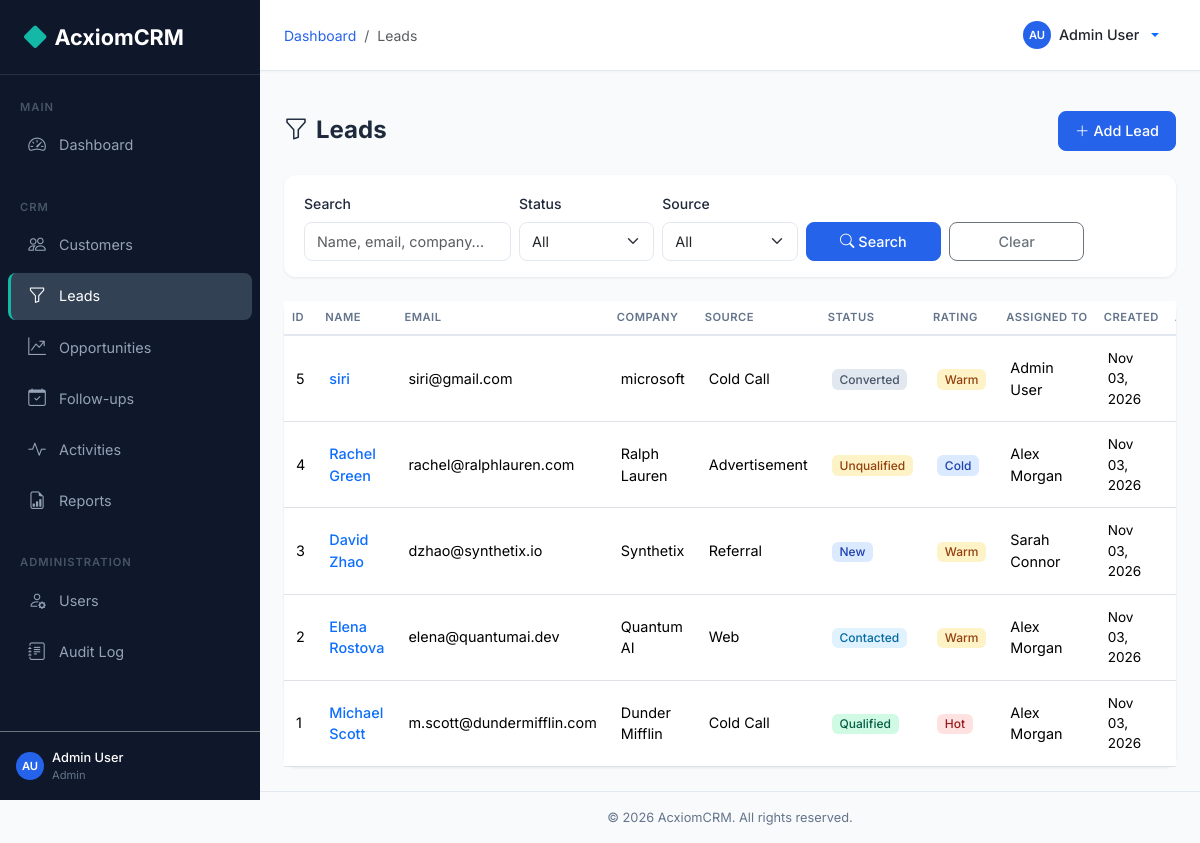
/leads/ (signed in), run on the app's committed database.
### backend/models.py (models this page shows, shortened)
class User(UserMixin, db.Model):
    __tablename__ = 'users'
    id = db.Column(db.Integer, primary_key=True)
    first_name = db.Column(db.String(50), nullable=False)
    last_name = db.Column(db.String(50), nullable=False)
    email = db.Column(db.String(120), unique=True, nullable=False, index=True)
    password_hash = db.Column(db.String(256), nullable=False)
    phone = db.Column(db.String(20))
    role_id = db.Column(db.Integer, db.ForeignKey('roles.id'), nullable=False)
    is_active = db.Column(db.Boolean, default=True)
    failed_login_count = db.Column(db.Integer, default=0)
    lockout_until = db.Column(db.DateTime, nullable=True)
    created_at = db.Column(db.DateTime, default=datetime.utcnow)
    updated_at = db.Column(db.DateTime, default=datetime.utcnow, onupdate=datetime.utcnow)
    customers = db.relationship('Customer', backref='assigned_user', lazy='dynamic', foreign_keys='Customer.assigned_to')
    leads = db.relationship('Lead', backref='assigned_user', lazy='dynamic', foreign_keys='Lead.assigned_to')
    opportunities = db.relationship('Opportunity', backref='assigned_user', lazy='dynamic', foreign_keys='Opportunity.assigned_to')
    @property
    def full_name(self):
        return f'{self.first_name} {self.last_name}'
    def is_admin(self):
        return self.role and self.role.name == 'Admin'

class Role(db.Model):
    __tablename__ = 'roles'
    id = db.Column(db.Integer, primary_key=True)
    name = db.Column(db.String(50), unique=True, nullable=False)
    description = db.Column(db.String(200))
    permissions = db.relationship('Permission', secondary=role_permissions, backref='roles')
    users = db.relationship('User', backref='role', lazy='dynamic')

class Lead(db.Model):
    __tablename__ = 'leads'
    id = db.Column(db.Integer, primary_key=True)
    name = db.Column(db.String(100), nullable=False)
    email = db.Column(db.String(120), index=True)
    phone = db.Column(db.String(20))
    company = db.Column(db.String(100))
    source = db.Column(db.String(50))  # Web, Referral, Cold Call, etc.
    status = db.Column(db.String(20), default='New')  # New, Contacted, Qualified, Unqualified, Converted
    rating = db.Column(db.String(10))  # Hot, Warm, Cold
    description = db.Column(db.Text)
    assigned_to = db.Column(db.Integer, db.ForeignKey('users.id'))
    created_by = db.Column(db.Integer, db.ForeignKey('users.id'))
    converted = db.Column(db.Boolean, default=False)
    converted_customer_id = db.Column(db.Integer, db.ForeignKey('customers.id'))
    converted_date = db.Column(db.DateTime)
    created_at = db.Column(db.DateTime, default=datetime.utcnow)
    updated_at = db.Column(db.DateTime, default=datetime.utcnow, onupdate=datetime.utcnow)
    followups = db.relationship('FollowUp', backref='lead', lazy='dynamic')
    activities = db.relationship('Activity', backref='lead', lazy='dynamic')
    converted_customer = db.relationship('Customer', foreign_keys=[converted_customer_id])
    creator = db.relationship('User', foreign_keys=[created_by])

### backend/routes/leads.py (the view)
@leads_bp.route('/')
@login_required
def list_leads():
    search = request.args.get('search', '').strip()
    status = request.args.get('status', '').strip()
    source = request.args.get('source', '').strip()
    page = request.args.get('page', 1, type=int)
    q = _base_query()
    if search:
        pat = f'%{search}%'
        q = q.filter(db.or_(Lead.name.ilike(pat), Lead.email.ilike(pat), Lead.company.ilike(pat)))
    if status:
        q = q.filter_by(status=status)
    if source:
        q = q.filter_by(source=source)
    leads = q.order_by(Lead.created_at.desc()).paginate(page=page, per_page=PER_PAGE, error_out=False)
    return render_template('leads/list.html', leads=leads)

### frontend/templates/leads/list.html (shortened to what this page needs)
{% extends 'base.html' %}
{% block breadcrumb %}
<li class="breadcrumb-item"><a href="{{ url_for('dashboard.index') }}">Dashboard</a></li>
<li class="breadcrumb-item active">Leads</li>
{% endblock %}
{% block content %}
<div class="page-header">
    <h1><i class="bi bi-funnel me-2"></i>Leads</h1>
    <a href="{{ url_for('leads.create') }}" class="btn btn-primary"><i class="bi bi-plus-lg me-1"></i>Add Lead</a>
</div>
<div class="filter-bar">
    <form method="GET" class="row g-2 align-items-end">
        <div class="col-md-3">
            <label class="form-label">Search</label>
            <input type="text" class="form-control" name="search" value="{{ request.args.get('search','') }}" placeholder="Name, email, company...">
        </div>
        <div class="col-md-2">
            <label class="form-label">Status</label>
            <select class="form-select" name="status">
                <option value="">All</option>
            </select>
        </div>
        <div class="col-md-2">
            <label class="form-label">Source</label>
            <select class="form-select" name="source">
                <option value="">All</option>
            </select>
        </div>
        <div class="col-md-2">
            <button type="submit" class="btn btn-primary w-100"><i class="bi bi-search me-1"></i>Search</button>
        </div>
        <div class="col-md-2">
            <a href="{{ url_for('leads.list_leads') }}" class="btn btn-outline-secondary w-100">Clear</a>
        </div>
    </form>
</div>
<div class="card">
    <div class="card-body p-0">
        {% if leads.items %}
        <div class="table-responsive">
            <table class="table table-hover mb-0">
                <thead><tr><th>ID</th><th>Name</th><th>Email</th><th>Company</th><th>Source</th><th>Status</th><th>Rating</th><th>Assigned To</th><th>Created</th><th>Actions</th></tr></thead>
                <tbody>
                    {% for l in leads.items %}
                    <tr>
                        <td>{{ l.id }}</td>
                        <td><a href="{{ url_for('leads.detail', id=l.id) }}" class="text-decoration-none fw-medium">{{ l.name }}</a></td>
                        <td>{{ l.email or '-' }}</td>
                        <td>{{ l.company or '-' }}</td>
                        <td>{{ l.source or '-' }}</td>
                        <td><span class="badge badge-{{ l.status|lower }}">{{ l.status }}</span></td>
                        <td>{% if l.rating %}<span class="badge badge-{{ l.rating|lower }}">{{ l.rating }}</span>{% else %}-{% endif %}</td>
                        <td>{{ l.assigned_user.full_name if l.assigned_user else '-' }}</td>
                        <td style="font-size:0.85rem;">{{ l.created_at.strftime('%b %d, %Y') }}</td>
                        <td class="text-nowrap">
                        </td>
                    </tr>
                    {% endfor %}
                </tbody>
            </table>
        </div>
        {% else %}
        <div class="empty-state"><i class="bi bi-funnel"></i><p>No leads found</p>
            <a href="{{ url_for('leads.create') }}" class="btn btn-primary btn-sm mt-2"><i class="bi bi-plus-lg me-1"></i>Add Lead</a>
        </div>
        {% endif %}
    </div>
</div>
{% endblock %}

### frontend/templates/base.html (shortened to what this page needs)
<!DOCTYPE html>
<html lang="en">
<head>
    <link href="https://cdn.jsdelivr.net/npm/bootstrap@5.3.2/dist/css/bootstrap.min.css" rel="stylesheet">
    <link href="https://cdn.jsdelivr.net/npm/bootstrap-icons@1.11.2/font/bootstrap-icons.min.css" rel="stylesheet">
    <link href="{{ url_for('static', filename='css/style.css') }}" rel="stylesheet">
</head>
<body>
    <nav id="sidebar" class="sidebar">
        <div class="sidebar-brand">
            <i class="bi bi-diamond-fill"></i> AcxiomCRM
        </div>
        <div class="sidebar-nav">
            <div class="sidebar-section">Main</div>
            <ul class="nav flex-column">
                <li class="nav-item">
                    <a class="nav-link {% if request.endpoint == 'dashboard.index' %}active{% endif %}" href="{{ url_for('dashboard.index') }}">
                        <i class="bi bi-speedometer2"></i> Dashboard
                    </a>
                </li>
            </ul>
            <div class="sidebar-section mt-3">CRM</div>
            <ul class="nav flex-column">
                <li class="nav-item">
                    <a class="nav-link {% if 'customers' in (request.endpoint or '') %}active{% endif %}" href="{{ url_for('customers.list_customers') }}">
                        <i class="bi bi-people"></i> Customers
                    </a>
                </li>
                <li class="nav-item">
                    <a class="nav-link {% if 'leads' in (request.endpoint or '') %}active{% endif %}" href="{{ url_for('leads.list_leads') }}">
                        <i class="bi bi-funnel"></i> Leads
                    </a>
                </li>
                <li class="nav-item">
                    <a class="nav-link {% if 'opportunities' in (request.endpoint or '') %}active{% endif %}" href="{{ url_for('opportunities.list_opportunities') }}">
                        <i class="bi bi-graph-up-arrow"></i> Opportunities
                    </a>
                </li>
                <li class="nav-item">
                    <a class="nav-link {% if 'followups' in (request.endpoint or '') %}active{% endif %}" href="{{ url_for('followups.list_followups') }}">
                        <i class="bi bi-calendar-check"></i> Follow-ups
                    </a>
                </li>
                <li class="nav-item">
                    <a class="nav-link {% if 'activities' in (request.endpoint or '') %}active{% endif %}" href="{{ url_for('activities.list_activities') }}">
                        <i class="bi bi-activity"></i> Activities
                    </a>
                </li>
                <li class="nav-item">
                    <a class="nav-link {% if 'reports' in (request.endpoint or '') %}active{% endif %}" href="{{ url_for('reports.index') }}">
                        <i class="bi bi-file-earmark-bar-graph"></i> Reports
                    </a>
                </li>
            </ul>
            {% if current_user.is_admin() %}
            <div class="sidebar-section mt-3">Administration</div>
            <ul class="nav flex-column">
                <li class="nav-item">
                    <a class="nav-link {% if 'users' in (request.endpoint or '') %}active{% endif %}" href="{{ url_for('users.list_users') }}">
                        <i class="bi bi-person-gear"></i> Users
                    </a>
                </li>
                <li class="nav-item">
                    <a class="nav-link {% if 'audit' in (request.endpoint or '') %}active{% endif %}" href="{{ url_for('audit.list_logs') }}">
                        <i class="bi bi-journal-text"></i> Audit Log
                    </a>
                </li>
            </ul>
            {% endif %}
        </div>
        <div class="p-3 border-top border-secondary">
            <div class="d-flex align-items-center gap-2">
                <div class="user-avatar user-avatar-sm">{{ current_user.first_name[0] }}{{ current_user.last_name[0] }}</div>
                <div class="flex-grow-1">
                    <div style="font-size:0.8rem;color:#fff;font-weight:500;">{{ current_user.full_name }}</div>
                    <div style="font-size:0.7rem;color:#64748B;">{{ current_user.role.name }}</div>
                </div>
            </div>
        </div>
    </nav>
    <div class="main-content">
        <div class="top-navbar">
            <div class="d-flex align-items-center gap-3">
                <nav aria-label="breadcrumb">
                    <ol class="breadcrumb mb-0">
                        {% block breadcrumb %}{% endblock %}
                    </ol>
                </nav>
            </div>
            <div class="dropdown">
                <button class="btn btn-link text-decoration-none dropdown-toggle d-flex align-items-center gap-2" type="button" data-bs-toggle="dropdown">
                    <div class="user-avatar user-avatar-sm">{{ current_user.first_name[0] }}{{ current_user.last_name[0] }}</div>
                    <span class="text-dark fw-medium" style="font-size:0.9rem;">{{ current_user.full_name }}</span>
                </button>
            </div>
        </div>
        <div class="content-area pb-0 pt-3" style="padding-bottom:0!important;">
        </div>
        <div class="content-area">
            {% block content %}{% endblock %}
        </div>
        <div class="footer">
            &copy; 2026 AcxiomCRM. All rights reserved.
        </div>
    </div>
</body>
</html>

### data on the page
User: first_name "A", last_name "U", full_name "Admin User"
Role: role.name "Admin"
Lead: id "5", name "siri", email "siri@gmail.com", company "microsoft", source "Cold Call", status "Converted", rating "Warm", assigned_user "Admin User", created_at "Nov 03, 2026"
Lead: id "4", name "Rachel Green", email "rachel@ralphlauren.com", company "Ralph Lauren", source "Advertisement", status "Unqualified", rating "Cold", assigned_user "Alex Morgan", created_at "Nov 03, 2026"
Lead: id "3", name "David Zhao", email "dzhao@synthetix.io", company "Synthetix", source "Referral", status "New", rating "Warm", assigned_user "Sarah Connor", created_at "Nov 03, 2026"
Lead: id "2", name "Elena Rostova", email "elena@quantumai.dev", company "Quantum AI", source "Web", status "Contacted", rating "Warm", assigned_user "Alex Morgan", created_at "Nov 03, 2026"
Lead: id "1", name "Michael Scott", email "m.scott@dundermifflin.com", company "Dunder Mifflin", source "Cold Call", status "Qualified", rating "Hot", assigned_user "Alex Morgan", created_at "Nov 03, 2026"
